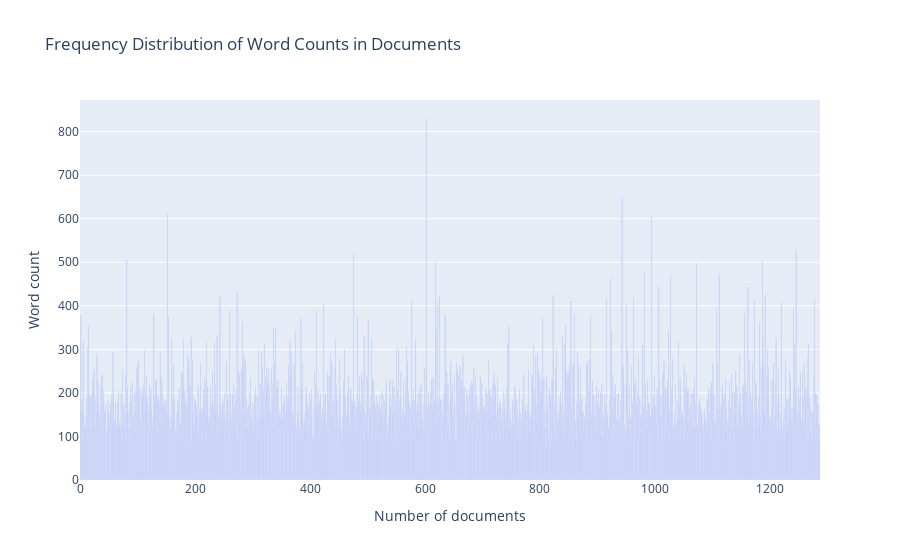

Notebook code cell kept with this figure:
### Code cell
doc_lens = [len(d) for d in df_dominant_topic.Text]

plotly_bar_chart_graphic("Frequency Distribution of Word Counts in Documents",
                         df_dominant_topic['Document_No'], doc_lens,
                         "Number of documents", "Word count")

### Figure 1 — Plotly figure (JSON) as saved in the notebook; plotly's stock layout.template omitted (floating-point values rounded to 4 significant figures; data arrays with more than 128 entries replaced by an {"elided": "..."} marker saying what was removed)
{"data": [{"type": "bar", "x": {"elided": "1288 int values"}, "y": {"elided": "1288 int values"}}], "layout": {"title": {"text": "Frequency Distribution of Word Counts in Documents"}, "xaxis": {"title": {"text": "Number of documents"}}, "yaxis": {"title": {"text": "Word count"}}}}
